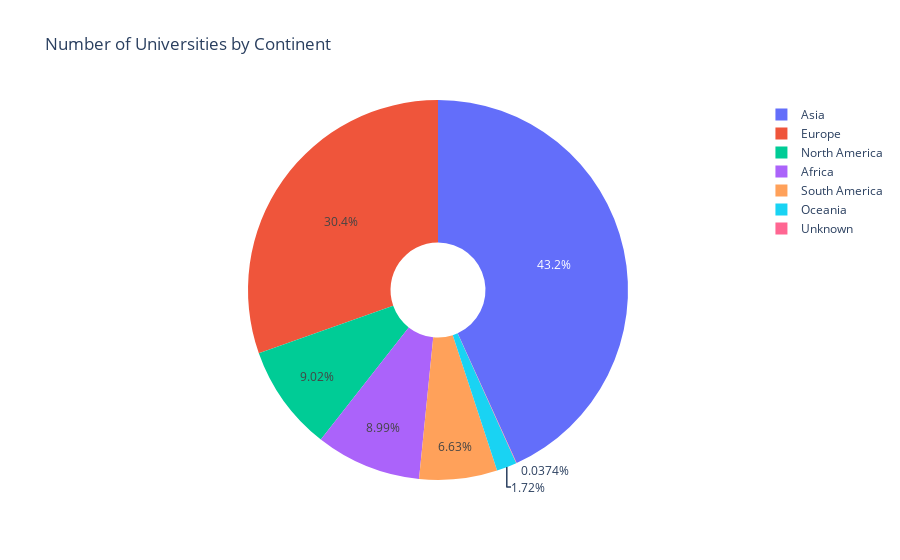

This figure's notebook cell:
### Code cell
fig = px.pie(df, names='Continent', 
             title='Number of Universities by Continent', 
             hole=0.25)
fig.show()

### Figure 1 — Plotly figure (JSON) as saved in the notebook; plotly's stock layout.template omitted (floating-point values rounded to 4 significant figures; data arrays with more than 128 entries replaced by an {"elided": "..."} marker saying what was removed)
{"data": [{"domain": {"x": [0, 1], "y": [0, 1]}, "hole": 0.25, "hovertemplate": "Continent=%{label}<extra></extra>", "labels": {"elided": "2671 str values"}, "legendgroup": "", "name": "", "showlegend": true, "type": "pie"}], "layout": {"legend": {"tracegroupgap": 0}, "title": {"text": "Number of Universities by Continent"}}}
